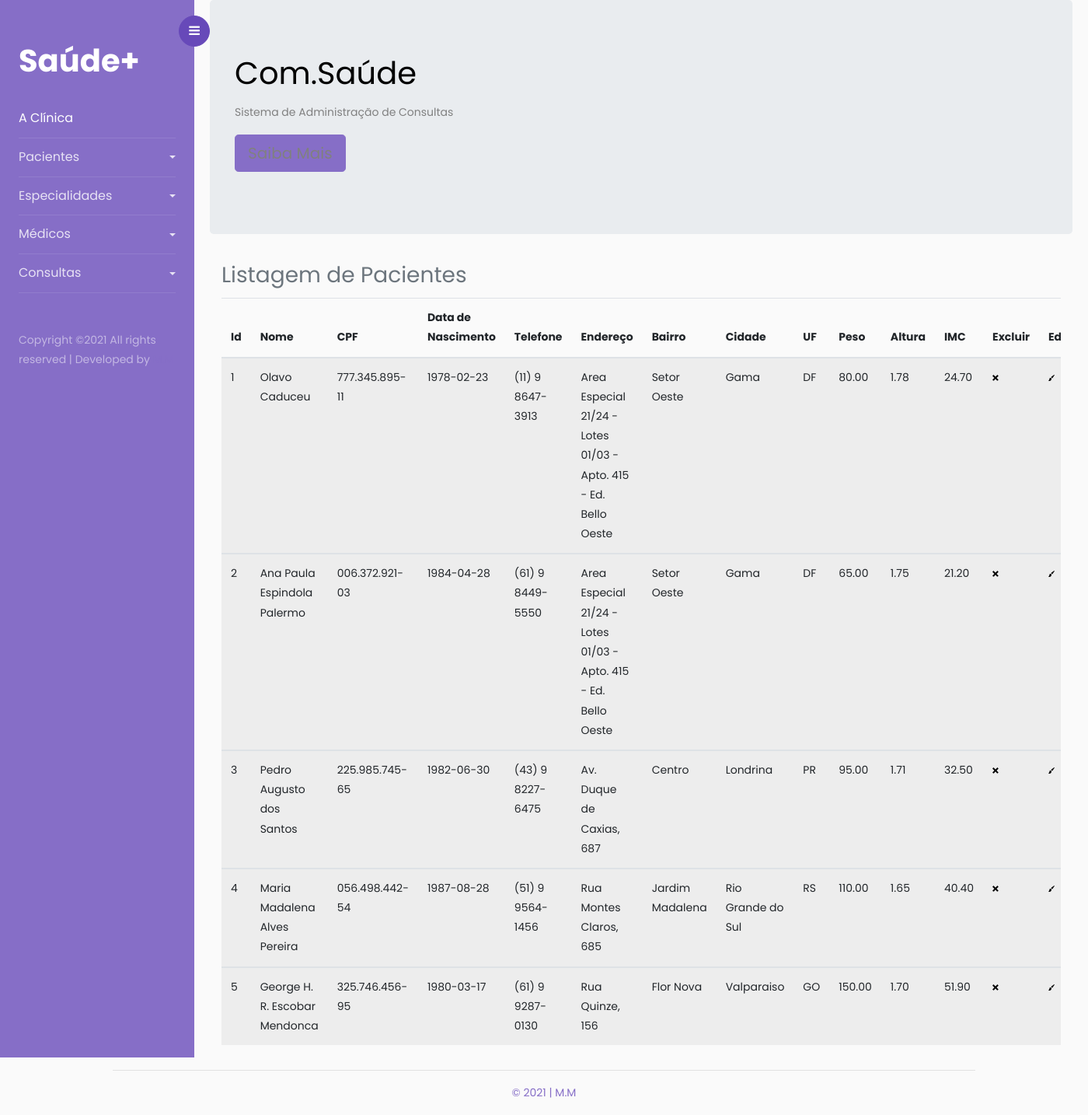
The page /index.php?pagina=elenca_paciente.php on the database its author committed.
### tables this page shows
CREATE TABLE IF NOT EXISTS `paciente` (
  `id_paciente` INT NOT NULL AUTO_INCREMENT COMMENT 'Id da Tabela paciente',
  `nome_paciente` VARCHAR(40) CHARACTER SET 'utf8' COLLATE 'utf8_general_ci' NOT NULL COMMENT 'Nome do Paciente',
  `cpf_paciente` VARCHAR(14) CHARACTER SET 'utf8' COLLATE 'utf8_general_ci' NOT NULL COMMENT 'CPF do Paciente - Valor Único\nSerá utilizado máscara\n999.999.999-11',
  `data_nasc_paciente` DATE NOT NULL COMMENT 'Data de Nascimento do Paciente\n99/99/9999',
  `telefone_paciente` VARCHAR(16) CHARACTER SET 'utf8' COLLATE 'utf8_general_ci' NOT NULL COMMENT 'Telefone do Paciente\nSerá utilizado máscara\n(99) 9 9999-9999',
  `endereco_paciente` VARCHAR(80) CHARACTER SET 'utf8' COLLATE 'utf8_general_ci' NOT NULL COMMENT 'Endereço do Paciente',
  `bairro_paciente` VARCHAR(40) CHARACTER SET 'utf8' COLLATE 'utf8_general_ci' NOT NULL COMMENT 'Bairro do Paciente',
  `cidade_paciente` VARCHAR(40) CHARACTER SET 'utf8' COLLATE 'utf8_general_ci' NOT NULL COMMENT 'Cidade do Paciente',
  `uf_paciente` VARCHAR(2) CHARACTER SET 'utf8' COLLATE 'utf8_general_ci' NOT NULL COMMENT 'UF do Paciente\nApenas 2 Letras\nEx.: DF',
  `peso_paciente` DECIMAL(5,2) NOT NULL COMMENT 'Peso do Paciente\nEx.: 75,5 - 110,75',
  `altura_paciente` DECIMAL(5,2) NOT NULL COMMENT 'Altura do Paciente',
  `imc_paciente` DECIMAL(5,2) NOT NULL COMMENT 'IMC do Paciente\nSerá calculado pela aplicação\nUsuário não entrará com o dado direto',
  PRIMARY KEY (`id_paciente`),
  UNIQUE INDEX `id_paciente_UNIQUE` (`id_paciente` ASC),
  UNIQUE INDEX `cpf_paciente_UNIQUE` (`cpf_paciente` ASC));

### class/Conessione.php (called while the page is built, shortened)
<?php
class Conexao {
	public static function abrirConexao() {
		$mysql_usuario = "root";
		$mysql_password = "";
		$mysql_database = "saudesystem";
		$mysql_host  = "localhost";
		$varcon = mysqli_connect($mysql_host, $mysql_usuario, $mysql_password, $mysql_database);
		if ($varcon)
			return($varcon);
		  else
			return(false);
	}
	public static function fecharConexao($varcon) {
		if(mysqli_close($varcon))
			return(true);
		else
			return(false);
	}
	public static function executaSql($strSql) {
		$linkCon = Conexao::abrirConexao();
		$resultado = mysqli_query($linkCon, $strSql);
	   	return $resultado;
	}
}

### class/Paciente.php (called while the page is built, shortened)
<?php
include "Conessione.php";
class Paciente {
    private $idPaciente;
    private $nomePaciente;
    private $cpfPaciente;
    private $dataNascimentoPaciente;
    private $telefonePaciente;
    private $enderecoPaciente;
    private $bairroPaciente;
    private $cidadePaciente;
    private $ufPaciente;
    private $pesoPaciente;
    private $alturaPaciente;
    private $imcPaciente;
    public function getIdPaciente() {
        return $this->idPaciente;
    }
    public function setIdPaciente($idPaciente) {
        $this->idPaciente = $idPaciente;
    }
    public function getNomePaciente() {
        return $this->nomePaciente;
    }
    public function setNomePaciente($nomePaciente) {
        $this->nomePaciente = $nomePaciente;
    }
    public function getCpfPaciente() {
        return $this->cpfPaciente;
    }
    public function setCpfPaciente($cpfPaciente) {
        $this->cpfPaciente = $cpfPaciente;
    }
    public function getDataNascimentoPaciente() {
        return $this->dataNascimentoPaciente;
    }
    public function setDataNascimentoPaciente($dataNascimentoPaciente) {
        $this->dataNascimentoPaciente = $dataNascimentoPaciente;
    }
    public function getTelefonePaciente() {
        return $this->telefonePaciente;
    }
    public function setTelefonePaciente($telefonePaciente) {
        $this->telefonePaciente = $telefonePaciente;
    }
    public function getEnderecoPaciente() {
        return $this->enderecoPaciente;
    }
    public function setEnderecoPaciente($enderecoPaciente) {
        $this->enderecoPaciente = $enderecoPaciente;
    }
    public function getBairroPaciente() {
        return $this->bairroPaciente;
    }
    public function setBairroPaciente($bairroPaciente) {
        $this->bairroPaciente = $bairroPaciente;
    }
    public function getCidadePaciente() {
        return $this->cidadePaciente;
    }
    public function setCidadePaciente($cidadePaciente) {
        $this->cidadePaciente = $cidadePaciente;
    }
    public function getUfPaciente() {
        return $this->ufPaciente;
    }
    public function setUfPaciente($ufPaciente) {
        $this->ufPaciente = $ufPaciente;
    }
    public function getPesoPaciente() {
        return $this->pesoPaciente;
    }
    public function setPesoPaciente($pesoPaciente) {
        $this->pesoPaciente = $pesoPaciente;
    }
    public function getAlturaPaciente() {
        return $this->alturaPaciente;
    }
    public function setAlturaPaciente($alturaPaciente) {
        $this->alturaPaciente = $alturaPaciente;
    }
    public function getImcPaciente() {
        return $this->imcPaciente;
    }
    public function setImcPaciente($imcPaciente) {
        $this->imcPaciente = $imcPaciente;
    }
    public function listarPaciente() {
        $strSql = "SELECT * FROM paciente";
        $rs = Conexao::executaSql($strSql);
        return $rs;
    }
}

### elenca_paciente.php (the view)
<?php
    include 'class/Paciente.php';
    $paciente = new Paciente();
    $consulta = $paciente->listarPaciente();
?>
<div class="container">
    <div class="header clearfix">
        <h3 class="text-muted">Listagem de Pacientes</h3>
    </div>
    <div class="row">
        <div class="col-md-12">
            <div class="panel panel-default">
                <div class="panel-body">
                    <div class="table-responsive">
                        <table class="table cabecalho table-striped" >
                            <thead>
                                <tr>
                                    <th class="cabecalho">Id</th>
                                    <th class="cabecalho">Nome</th>
                                    <th class="cabecalho">CPF</th>
                                    <th class="cabecalho">Data de Nascimento</th>
                                    <th class="cabecalho">Telefone</th>
                                    <th class="cabecalho">Endereço</th>
                                    <th class="cabecalho">Bairro</th>
                                    <th class="cabecalho">Cidade</th>
                                    <th class="cabecalho">UF</th>
                                    <th class="cabecalho">Peso</th>
                                    <th class="cabecalho">Altura</th>
                                    <th class="cabecalho">IMC</th>
                                    <th class="cabecalho">Excluir</th>
                                    <th class="cabecalho">Editar</th>
                                </tr>
                            </thead>
                            <?php
                            while($linha = mysqli_fetch_array($consulta, MYSQLI_ASSOC)) {
                                $paciente->setIdPaciente($linha['id_paciente']);
                                $paciente->setNomePaciente($linha['nome_paciente']);
                                $paciente->setCpfPaciente($linha['cpf_paciente']);
                                $paciente->setDataNascimentoPaciente($linha['data_nasc_paciente']);
                                $paciente->setTelefonePaciente($linha['telefone_paciente']);
                                $paciente->setEnderecoPaciente($linha['endereco_paciente']);
                                $paciente->setBairroPaciente($linha['bairro_paciente']);
                                $paciente->setCidadePaciente($linha['cidade_paciente']);
                                $paciente->setUfPaciente($linha['uf_paciente']);
                                $paciente->setPesoPaciente($linha['peso_paciente']);
                                $paciente->setAlturaPaciente($linha['altura_paciente']);
                                $paciente->setImcPaciente($linha['imc_paciente']);
                                $alert = 'msgConfirmaDeletePaciente('.$paciente->getIdPaciente().')';
                                echo '
                                <tbody>
                                    <tr>
                                        <td>'.$paciente->getIdPaciente().'</td>
                                        <td>'.$paciente->getNomePaciente().'</td>
                                        <td>'.$paciente->getCpfPaciente().'</td>
                                        <td>'.$paciente->getDataNascimentoPaciente().'</td>
                                        <td>'.$paciente->getTelefonePaciente().'</td>
                                        <td>'.$paciente->getEnderecoPaciente().'</td>
                                        <td>'.$paciente->getBairroPaciente().'</td>
                                        <td>'.$paciente->getCidadePaciente().'</td>
                                        <td>'.$paciente->getUfPaciente().'</td>
                                        <td>'.$paciente->getPesoPaciente().'</td>
                                        <td>'.$paciente->getAlturaPaciente().'</td>
                                        <td>'.$paciente->getImcPaciente().'</td>
                                        <td><a href="javascript:void(null);" onclick="'.$alert.'"><img src="icones/open-iconic/svg/x.svg" alt="remover"></a></td>
                                        <td><a href="index.php?pagina=aggiorna_paciente.php&idPaciente='.$paciente->getIdPaciente().'"><img src="icones/open-iconic/svg/brush.svg" alt="editar"></a></td>
                                    </tr>
                                </tbody>';
                            }
                            ?>
                        </table>
                    </div>
                </div>
            </div>
        </div>
    </div>
</div>

### rows shown on the page
paciente: id_paciente "1", nome_paciente "Olavo Caduceu", cpf_paciente "777.345.895-11", data_nasc_paciente "1978-02-23", telefone_paciente "(11) 9 8647-3913", endereco_paciente "Area Especial 21/24 - Lotes 01/03 - Apto. 415 - Ed. Bello Oeste", bairro_paciente "Setor Oeste", cidade_paciente "Gama", uf_paciente "DF", peso_paciente "80.00", altura_paciente "1.78", imc_paciente "24.70"
paciente: id_paciente "2", nome_paciente "Ana Paula Espindola Palermo", cpf_paciente "006.372.921-03", data_nasc_paciente "1984-04-28", telefone_paciente "(61) 9 8449-5550", endereco_paciente "Area Especial 21/24 - Lotes 01/03 - Apto. 415 - Ed. Bello Oeste", bairro_paciente "Setor Oeste", cidade_paciente "Gama", uf_paciente "DF", peso_paciente "65.00", altura_paciente "1.75", imc_paciente "21.20"
paciente: id_paciente "3", nome_paciente "Pedro Augusto dos Santos", cpf_paciente "225.985.745-65", data_nasc_paciente "1982-06-30", telefone_paciente "(43) 9 8227-6475", endereco_paciente "Av. Duque de Caxias, 687", bairro_paciente "Centro", cidade_paciente "Londrina", uf_paciente "PR", peso_paciente "95.00", altura_paciente "1.71", imc_paciente "32.50"
paciente: id_paciente "4", nome_paciente "Maria Madalena Alves Pereira", cpf_paciente "056.498.442-54", data_nasc_paciente "1987-08-28", telefone_paciente "(51) 9 9564-1456", endereco_paciente "Rua Montes Claros, 685", bairro_paciente "Jardim Madalena", cidade_paciente "Rio Grande do Sul", uf_paciente "RS", peso_paciente "110.00", altura_paciente "1.65", imc_paciente "40.40"
paciente: id_paciente "5", nome_paciente "George H. R. Escobar Mendonca", cpf_paciente "325.746.456-95", data_nasc_paciente "1980-03-17", telefone_paciente "(61) 9 9287-0130", endereco_paciente "Rua Quinze, 156", bairro_paciente "Flor Nova", cidade_paciente "Valparaiso", uf_paciente "GO", peso_paciente "150.00", altura_paciente "1.70", imc_paciente "51.90"
